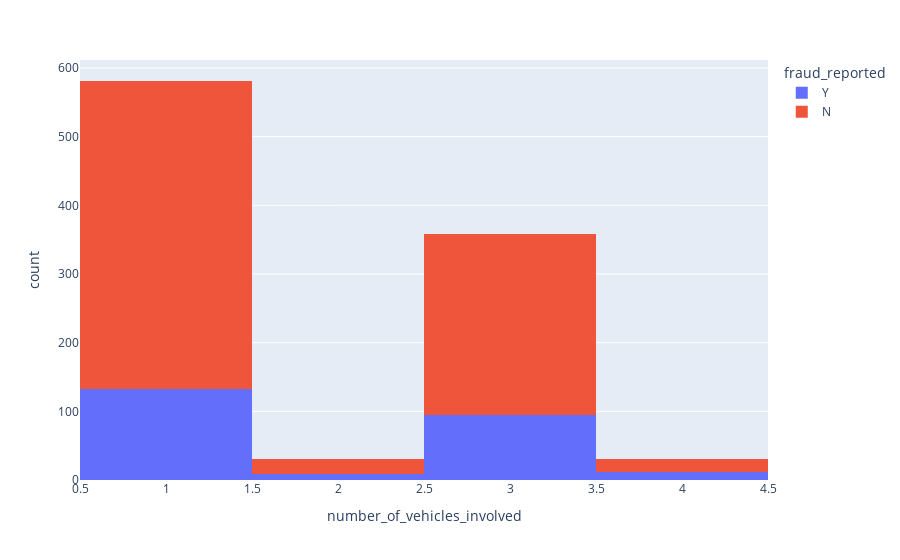

Write notebook code for a chart like this one.
### Code cell
fig = px.histogram(df,x="number_of_vehicles_involved",color='fraud_reported')
fig.show()

### Figure 1 — Plotly figure (JSON) as saved in the notebook; plotly's stock layout.template omitted (floating-point values rounded to 4 significant figures; data arrays with more than 128 entries replaced by an {"elided": "..."} marker saying what was removed)
{"data": [{"alignmentgroup": "True", "bingroup": "x", "hovertemplate": "fraud_reported=Y<br>number_of_vehicles_involved=%{x}<br>count=%{y}<extra></extra>", "legendgroup": "Y", "marker": {"color": "#636efa", "pattern": {"shape": ""}}, "name": "Y", "offsetgroup": "Y", "orientation": "v", "showlegend": true, "type": "histogram", "x": {"elided": "247 int values"}, "xaxis": "x", "yaxis": "y"}, {"alignmentgroup": "True", "bingroup": "x", "hovertemplate": "fraud_reported=N<br>number_of_vehicles_involved=%{x}<br>count=%{y}<extra></extra>", "legendgroup": "N", "marker": {"color": "#EF553B", "pattern": {"shape": ""}}, "name": "N", "offsetgroup": "N", "orientation": "v", "showlegend": true, "type": "histogram", "x": {"elided": "753 int values"}, "xaxis": "x", "yaxis": "y"}], "layout": {"barmode": "relative", "legend": {"title": {"text": "fraud_reported"}, "tracegroupgap": 0}, "margin": {"t": 60}, "xaxis": {"anchor": "y", "domain": [0, 1], "title": {"text": "number_of_vehicles_involved"}}, "yaxis": {"anchor": "x", "domain": [0, 1], "title": {"text": "count"}}}}
